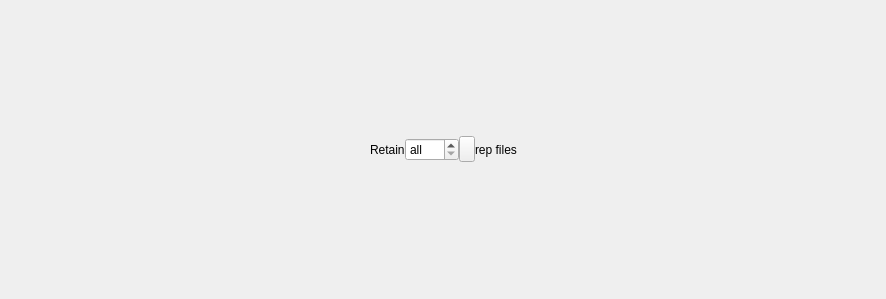
<?xml version="1.0" encoding="UTF-8"?>
<ui version="4.0">
 <class>Form</class>
 <widget class="QWidget" name="Form">
  <property name="geometry">
   <rect>
    <x>0</x>
    <y>0</y>
    <width>886</width>
    <height>299</height>
   </rect>
  </property>
  <property name="sizePolicy">
   <sizepolicy hsizetype="MinimumExpanding" vsizetype="Preferred">
    <horstretch>0</horstretch>
    <verstretch>0</verstretch>
   </sizepolicy>
  </property>
  <property name="windowTitle">
   <string>Form</string>
  </property>
  <layout class="QVBoxLayout" name="verticalLayout">
   <property name="spacing">
    <number>3</number>
   </property>
   <property name="margin">
    <number>0</number>
   </property>
   <item>
    <layout class="QHBoxLayout" name="horizontalLayout">
     <item>
      <spacer name="horizontalSpacer">
       <property name="orientation">
        <enum>Qt::Horizontal</enum>
       </property>
       <property name="sizeHint" stdset="0">
        <size>
         <width>0</width>
         <height>0</height>
        </size>
       </property>
      </spacer>
     </item>
     <item>
      <widget class="QWidget" name="widget" native="true">
       <property name="toolTip">
        <string>Number of shots to keep on disk when in repeat mode.
Repeated shots older than this will be deleted from disk.</string>
       </property>
       <layout class="QHBoxLayout" name="horizontalLayout_5">
        <property name="spacing">
         <number>0</number>
        </property>
        <property name="margin">
         <number>0</number>
        </property>
        <item>
         <widget class="QLabel" name="label">
          <property name="text">
           <string>Retain</string>
          </property>
         </widget>
        </item>
        <item>
         <widget class="QSpinBox" name="spinBox">
          <property name="focusPolicy">
           <enum>Qt::ClickFocus</enum>
          </property>
          <property name="toolTip">
           <string/>
          </property>
          <property name="wrapping">
           <bool>false</bool>
          </property>
          <property name="frame">
           <bool>true</bool>
          </property>
          <property name="buttonSymbols">
           <enum>QAbstractSpinBox::UpDownArrows</enum>
          </property>
          <property name="specialValueText">
           <string>all</string>
          </property>
          <property name="accelerated">
           <bool>true</bool>
          </property>
          <property name="minimum">
           <number>0</number>
          </property>
          <property name="maximum">
           <number>9999</number>
          </property>
          <property name="value">
           <number>0</number>
          </property>
         </widget>
        </item>
        <item>
         <widget class="QToolButton" name="reset_button">
          <property name="toolTip">
           <string>Reset to &quot;all&quot; and clear pending deletions</string>
          </property>
          <property name="text">
           <string/>
          </property>
          <property name="icon">
           <iconset resource="../../../../../../usr/local/lib/python2.7/dist-packages/qtutils/icons/icons.qrc">
            <normaloff>:/qtutils/fugue/arrow-turn-180-left.png</normaloff>:/qtutils/fugue/arrow-turn-180-left.png</iconset>
          </property>
          <property name="iconSize">
           <size>
            <width>8</width>
            <height>19</height>
           </size>
          </property>
          <property name="popupMode">
           <enum>QToolButton::InstantPopup</enum>
          </property>
          <property name="arrowType">
           <enum>Qt::NoArrow</enum>
          </property>
         </widget>
        </item>
        <item>
         <widget class="QLabel" name="label_2">
          <property name="text">
           <string>rep files</string>
          </property>
         </widget>
        </item>
       </layout>
      </widget>
     </item>
     <item>
      <spacer name="horizontalSpacer_8">
       <property name="orientation">
        <enum>Qt::Horizontal</enum>
       </property>
       <property name="sizeHint" stdset="0">
        <size>
         <width>0</width>
         <height>0</height>
        </size>
       </property>
      </spacer>
     </item>
    </layout>
   </item>
  </layout>
 </widget>
 <resources>
  <include location="../../../../../../usr/local/lib/python2.7/dist-packages/qtutils/icons/icons.qrc"/>
 </resources>
 <connections/>
</ui>
